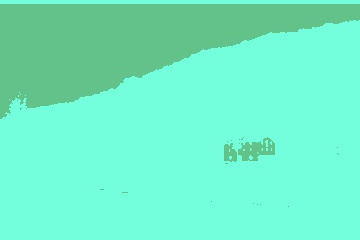
#> input picture examples/k2-smoothing/grass_018_K-2.JPEG, 360 x 240 px
$ python main.py examples/k2-smoothing 3
#> lines starting #> are read from the running program, lines starting #| are printed output that depends on the picture
import numpy as np
import cv2
import sys, os
from matplotlib import pyplot as plt
import random

# Given a directory name and an extension of files to search for,
# the function will return a sorted list of files in the folder.
def get_image_paths_from_folder(dir_name, extension):
	# Store current working directory, then change to desired directory
	cwd = os.getcwd()
	os.chdir(dir_name)

	# Get the image paths in the folder with the requested extension
	img_list = os.listdir('./')
	img_list = [dir_name + "/" + name for name in img_list if extension.lower() in name.lower() ]
	img_list.sort()

	# Restore the working directory
	os.chdir(cwd)

	return img_list


if __name__ == "__main__":

	# Check if all proper input arguments exist
	if len(sys.argv) != 3:
		print("Improper number of input arguments")
		print("USAGE: main.py <image_dir> <number of clusters>")
		sys.exit()

	images = get_image_paths_from_folder(sys.argv[1], ".JPEG")
	K = int(sys.argv[2])

	for image_path in images:
		# Read in image
		img = cv2.imread(image_path)
#> img is the input picture: shape (240, 360, 3); mean B, G, R 198.8, 239.2, 110.8

		# Scale the color channel values to have the same upper bound as the shape upper bound
		scale = max(img.shape[:2]) / 255
#> scale = 1.41

		# Extract Indices
		X, Y = np.indices(img.shape[:2])
		X = X.reshape((-1,1))
		Y = Y.reshape((-1,1))

		# Extract B, G, R Color Channels
		B = img[:,:,0].reshape((-1,1)) * scale
		G = img[:,:,1].reshape((-1,1)) * scale
		R = img[:,:,2].reshape((-1,1)) * scale

		# 2D Convolution (Image Filtering): https://docs.opencv.org/3.1.0/d4/d13/tutorial_py_filtering.html
		size = 3
		kernel = np.ones((size, size),np.float32)/(size ** 2)
		smoothed_img = cv2.filter2D(img,-1,kernel)
		BS = smoothed_img[:,:,0].reshape((-1,1)) * scale
		GS = smoothed_img[:,:,1].reshape((-1,1)) * scale
		RS = smoothed_img[:,:,2].reshape((-1,1)) * scale

		# Concatenate all the features into one dataset
		data = np.float32(np.concatenate((X, Y, B, G, R, BS, GS, RS), axis = 1))

		# Specify the termination criteria, number of interations, and upper bound on the amount of change in the center
		criteria = (cv2.TERM_CRITERIA_EPS + cv2.TERM_CRITERIA_MAX_ITER, 10, 1.0)

		# Apply kmeans with the given dataset and criteria definition
		ret, labels, center=cv2.kmeans(data,K,None,criteria,1,cv2.KMEANS_RANDOM_CENTERS)
#> ret = 602996768.6

		# Color in resulting image via the label
		labels = labels.reshape(img.shape[:2])
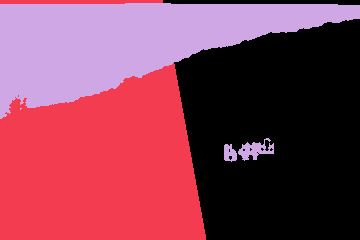
#> labels: shape (240, 360) int32; 3 distinct labels, from 0 to 2; one colour per label, 0 black
		for i in range(K):
			img[np.where(labels == i)] = (random.randint(50,255),random.randint(50,255), random.randint(50,255))
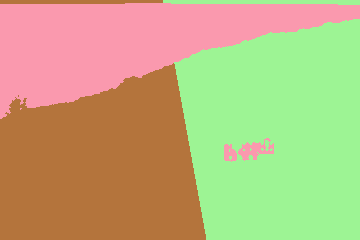
#> img: shape (240, 360, 3); mean B, G, R 124.9, 177.4, 188.6

		# Determine output image path and write output image
		index = image_path.rfind('.')
		result_filename = image_path[:index] + '_K-{}'.format(K) + image_path[index:]
		cv2.imwrite(result_filename, img)
#> pass 2 of the loop `for image_path in images:`:
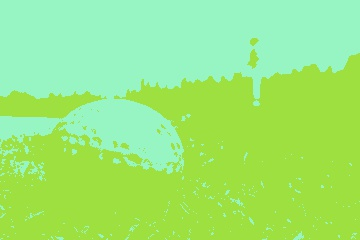
#> input picture examples/k2-smoothing/grass_021_K-2.JPEG, 360 x 240 px
#> img is the input picture: shape (240, 360, 3); mean B, G, R 121.1, 233.1, 154.9
#> ret = 701424138.3
#> `labels = labels.reshape(img.shape[:2])`:
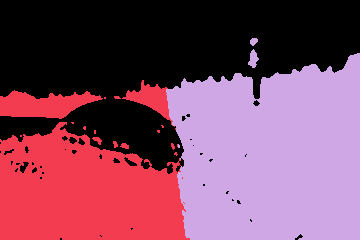
#> labels: shape (240, 360) int32; 3 distinct labels, from 0 to 2; one colour per label, 0 black
#> after the loop `for i in range(K):`:
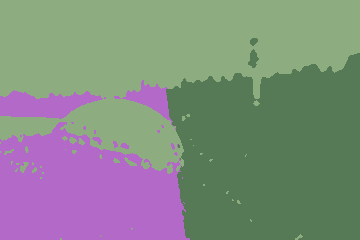
#> img: shape (240, 360, 3); mean B, G, R 128.6, 139.4, 130
